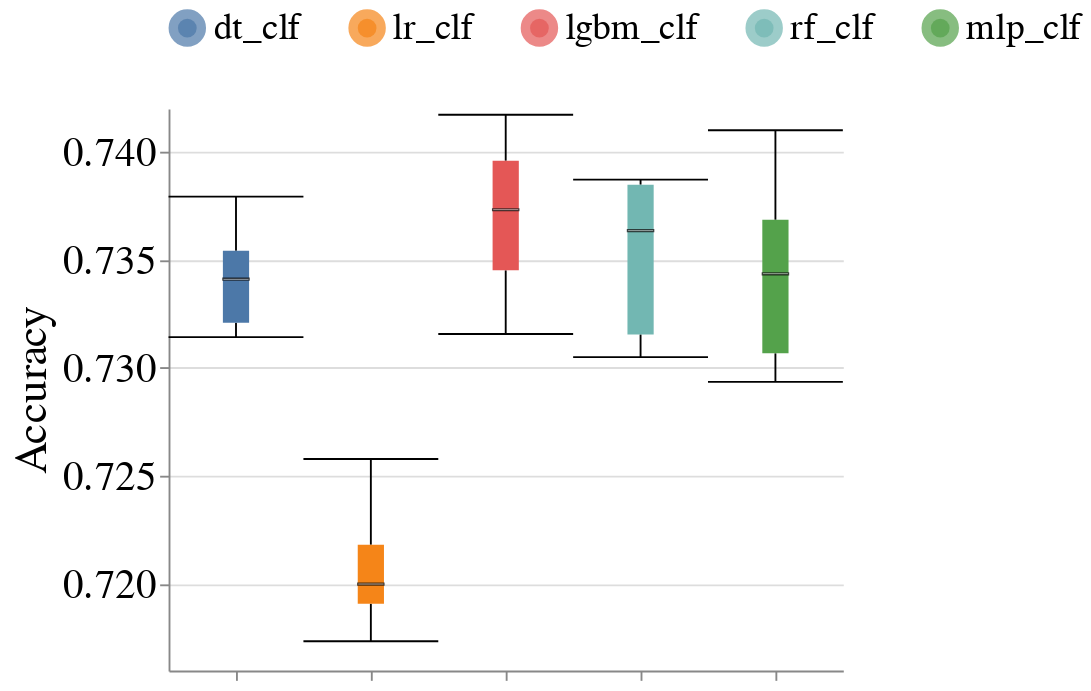

The code cell stored with this chart in its notebook:
### Markdown cell above
### Overall Metrics

### Code cell
create_box_plots_for_diff_baseline_models(dataset_name=DATASET_NAME,
                                          metric_name='Accuracy',
                                          db_client=db_client)

### Figure 1 — Vega-Lite specification as saved in the notebook (floating-point values rounded to 4 significant figures)
{"config": {"view": {"continuousWidth": 400, "continuousHeight": 300, "stroke": null}, "axis": {"labelFontSize": 22, "labelFontWeight": "normal", "titleFontSize": 24, "titleFontWeight": "normal"}, "facet": {"spacing": 10}, "header": {"labelFontSize": 20, "labelOrient": "bottom", "labelPadding": 5, "titleFontSize": 20}, "legend": {"columns": 5, "direction": "horizontal", "labelFontSize": 20, "labelLimit": 400, "orient": "top", "symbolStrokeWidth": 10, "titleAnchor": "middle", "titleFontSize": 22, "titleLimit": 300}, "title": {"fontSize": 20}}, "data": {"name": "data-684085463cf451457eea4082c055200b"}, "mark": {"type": "boxplot", "median": {"stroke": "black", "strokeWidth": 0.7}, "ticks": true}, "encoding": {"color": {"field": "Model_Name", "sort": ["dt_clf", "lr_clf", "lgbm_clf", "rf_clf", "mlp_clf"], "title": null, "type": "nominal"}, "x": {"axis": {"labels": false}, "field": "Model_Name", "sort": ["dt_clf", "lr_clf", "lgbm_clf", "rf_clf", "mlp_clf"], "title": null, "type": "nominal"}, "y": {"field": "Metric_Value", "scale": {"zero": false}, "title": "Accuracy", "type": "quantitative"}}, "width": 360, "$schema": "https://vega.github.io/schema/vega-lite/v4.17.0.json", "datasets": {"data-684085463cf451457eea4082c055200b": [{"Dataset_Name": "heart", "Null_Imputer_Name": "baseline", "Virny_Random_State": 100, "Model_Name": "dt_clf", "Subgroup": "overall", "Metric": "Accuracy", "Metric_Value": 0.7315}, {"Dataset_Name": "heart", "Null_Imputer_Name": "baseline", "Virny_Random_State": 200, "Model_Name": "dt_clf", "Subgroup": "overall", "Metric": "Accuracy", "Metric_Value": 0.7339}, {"Dataset_Name": "heart", "Null_Imputer_Name": "baseline", "Virny_Random_State": 300, "Model_Name": "dt_clf", "Subgroup": "overall", "Metric": "Accuracy", "Metric_Value": 0.7358}, {"Dataset_Name": "heart", "Null_Imputer_Name": "baseline", "Virny_Random_State": 400, "Model_Name": "dt_clf", "Subgroup": "overall", "Metric": "Accuracy", "Metric_Value": 0.7379}, {"Dataset_Name": "heart", "Null_Imputer_Name": "baseline", "Virny_Random_State": 600, "Model_Name": "dt_clf", "Subgroup": "overall", "Metric": "Accuracy", "Metric_Value": 0.7314}, {"Dataset_Name": "heart", "Null_Imputer_Name": "baseline", "Virny_Random_State": 500, "Model_Name": "dt_clf", "Subgroup": "overall", "Metric": "Accuracy", "Metric_Value": 0.7344}, {"Dataset_Name": "heart", "Null_Imputer_Name": "baseline", "Virny_Random_State": 100, "Model_Name": "lr_clf", "Subgroup": "overall", "Metric": "Accuracy", "Metric_Value": 0.7194}, {"Dataset_Name": "heart", "Null_Imputer_Name": "baseline", "Virny_Random_State": 200, "Model_Name": "lr_clf", "Subgroup": "overall", "Metric": "Accuracy", "Metric_Value": 0.7174}, {"Dataset_Name": "heart", "Null_Imputer_Name": "baseline", "Virny_Random_State": 400, "Model_Name": "lr_clf", "Subgroup": "overall", "Metric": "Accuracy", "Metric_Value": 0.7206}, {"Dataset_Name": "heart", "Null_Imputer_Name": "baseline", "Virny_Random_State": 300, "Model_Name": "lr_clf", "Subgroup": "overall", "Metric": "Accuracy", "Metric_Value": 0.7222}, {"Dataset_Name": "heart", "Null_Imputer_Name": "baseline", "Virny_Random_State": 500, "Model_Name": "lr_clf", "Subgroup": "overall", "Metric": "Accuracy", "Metric_Value": 0.7258}, {"Dataset_Name": "heart", "Null_Imputer_Name": "baseline", "Virny_Random_State": 600, "Model_Name": "lr_clf", "Subgroup": "overall", "Metric": "Accuracy", "Metric_Value": 0.719}, {"Dataset_Name": "heart", "Null_Imputer_Name": "baseline", "Virny_Random_State": 100, "Model_Name": "rf_clf", "Subgroup": "overall", "Metric": "Accuracy", "Metric_Value": 0.7305}, {"Dataset_Name": "heart", "Null_Imputer_Name": "baseline", "Virny_Random_State": 200, "Model_Name": "rf_clf", "Subgroup": "overall", "Metric": "Accuracy", "Metric_Value": 0.7345}, {"Dataset_Name": "heart", "Null_Imputer_Name": "baseline", "Virny_Random_State": 300, "Model_Name": "rf_clf", "Subgroup": "overall", "Metric": "Accuracy", "Metric_Value": 0.7387}, {"Dataset_Name": "heart", "Null_Imputer_Name": "baseline", "Virny_Random_State": 400, "Model_Name": "rf_clf", "Subgroup": "overall", "Metric": "Accuracy", "Metric_Value": 0.7382}, {"Dataset_Name": "heart", "Null_Imputer_Name": "baseline", "Virny_Random_State": 500, "Model_Name": "rf_clf", "Subgroup": "overall", "Metric": "Accuracy", "Metric_Value": 0.7386}, {"Dataset_Name": "heart", "Null_Imputer_Name": "baseline", "Virny_Random_State": 500, "Model_Name": "mlp_clf", "Subgroup": "overall", "Metric": "Accuracy", "Metric_Value": 0.741}, {"Dataset_Name": "heart", "Null_Imputer_Name": "baseline", "Virny_Random_State": 600, "Model_Name": "rf_clf", "Subgroup": "overall", "Metric": "Accuracy", "Metric_Value": 0.7306}, {"Dataset_Name": "heart", "Null_Imputer_Name": "baseline", "Virny_Random_State": 100, "Model_Name": "mlp_clf", "Subgroup": "overall", "Metric": "Accuracy", "Metric_Value": 0.7301}, {"Dataset_Name": "heart", "Null_Imputer_Name": "baseline", "Virny_Random_State": 600, "Model_Name": "mlp_clf", "Subgroup": "overall", "Metric": "Accuracy", "Metric_Value": 0.7294}, {"Dataset_Name": "heart", "Null_Imputer_Name": "baseline", "Virny_Random_State": 300, "Model_Name": "mlp_clf", "Subgroup": "overall", "Metric": "Accuracy", "Metric_Value": 0.7364}, {"Dataset_Name": "heart", "Null_Imputer_Name": "baseline", "Virny_Random_State": 200, "Model_Name": "mlp_clf", "Subgroup": "overall", "Metric": "Accuracy", "Metric_Value": 0.7323}, {"Dataset_Name": "heart", "Null_Imputer_Name": "baseline", "Virny_Random_State": 400, "Model_Name": "mlp_clf", "Subgroup": "overall", "Metric": "Accuracy", "Metric_Value": 0.737}, {"Dataset_Name": "heart", "Null_Imputer_Name": "baseline", "Virny_Random_State": 100, "Model_Name": "lgbm_clf", "Subgroup": "overall", "Metric": "Accuracy", "Metric_Value": 0.7339}, {"Dataset_Name": "heart", "Null_Imputer_Name": "baseline", "Virny_Random_State": 300, "Model_Name": "lgbm_clf", "Subgroup": "overall", "Metric": "Accuracy", "Metric_Value": 0.7384}, {"Dataset_Name": "heart", "Null_Imputer_Name": "baseline", "Virny_Random_State": 500, "Model_Name": "lgbm_clf", "Subgroup": "overall", "Metric": "Accuracy", "Metric_Value": 0.7417}, {"Dataset_Name": "heart", "Null_Imputer_Name": "baseline", "Virny_Random_State": 200, "Model_Name": "lgbm_clf", "Subgroup": "overall", "Metric": "Accuracy", "Metric_Value": 0.7363}, {"Dataset_Name": "heart", "Null_Imputer_Name": "baseline", "Virny_Random_State": 600, "Model_Name": "lgbm_clf", "Subgroup": "overall", "Metric": "Accuracy", "Metric_Value": 0.7316}, {"Dataset_Name": "heart", "Null_Imputer_Name": "baseline", "Virny_Random_State": 400, "Model_Name": "lgbm_clf", "Subgroup": "overall", "Metric": "Accuracy", "Metric_Value": 0.74}]}}
